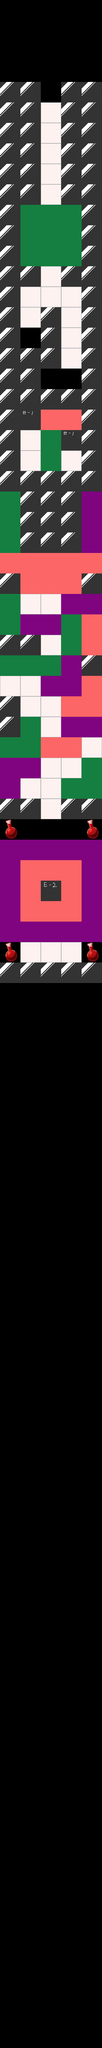

Below is a game level as drawn by its tile map, then a one-line description and the .tmx that defines it (tile-layer data replaced by summaries):
An orthogonal 5x100 tile map with 60x60 px tiles, 1 tile layer (main).

<map version="1.0" orientation="orthogonal" width="5" height="100" tilewidth="60" tileheight="60">
 <tileset firstgid="1" name="floor1" tilewidth="60" tileheight="60">
  <image source="../spritesheet/floor1.png" width="512" height="512" />
  <tile id="0">
   <properties>
    <property name="group_id" value="0" />
    <property name="hp" value="0" />
    <property name="type" value="0" />
   </properties>
  </tile>
  <tile id="1">
   <properties>
    <property name="group_id" value="0" />
    <property name="hp" value="1" />
    <property name="type" value="10000" />
   </properties>
  </tile>
  <tile id="2">
   <properties>
    <property name="group_id" value="2" />
    <property name="hp" value="1" />
    <property name="type" value="1001" />
   </properties>
  </tile>
  <tile id="3">
   <properties>
    <property name="group_id" value="3" />
    <property name="hp" value="1" />
    <property name="type" value="1002" />
   </properties>
  </tile>
  <tile id="4">
   <properties>
    <property name="group_id" value="4" />
    <property name="hp" value="1" />
    <property name="type" value="1003" />
   </properties>
  </tile>
  <tile id="5">
   <properties>
    <property name="group_id" value="0" />
    <property name="hp" value="3" />
    <property name="type" value="2000" />
   </properties>
  </tile>
  <tile id="6">
   <properties>
    <property name="group_id" value="0" />
    <property name="hp" value="10" />
    <property name="type" value="2001" />
   </properties>
  </tile>
  <tile id="7">
   <properties>
    <property name="group_id" value="0" />
    <property name="hp" value="65535" />
    <property name="type" value="1999" />
   </properties>
  </tile>
  <tile id="8">
   <properties>
    <property name="group_id" value="0" />
    <property name="hp" value="1" />
    <property name="type" value="3000" />
   </properties>
  </tile>
  <tile id="9">
   <properties>
    <property name="type" value="3001" />
   </properties>
  </tile>
 </tileset>
 <layer name="main" width="5" height="100">
  <data>[500 cells, 216 non-empty, 9 distinct tile ids]</data>
 </layer>
</map>
